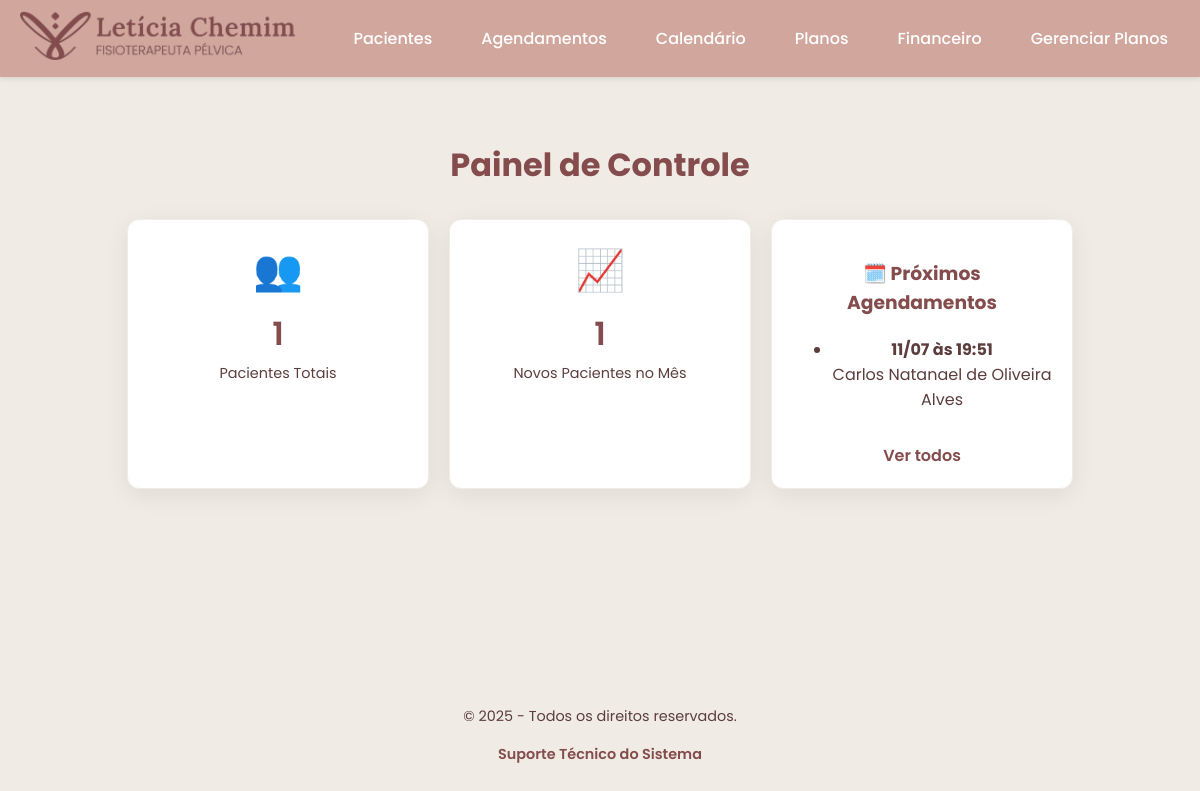
Before: / with the older database file.
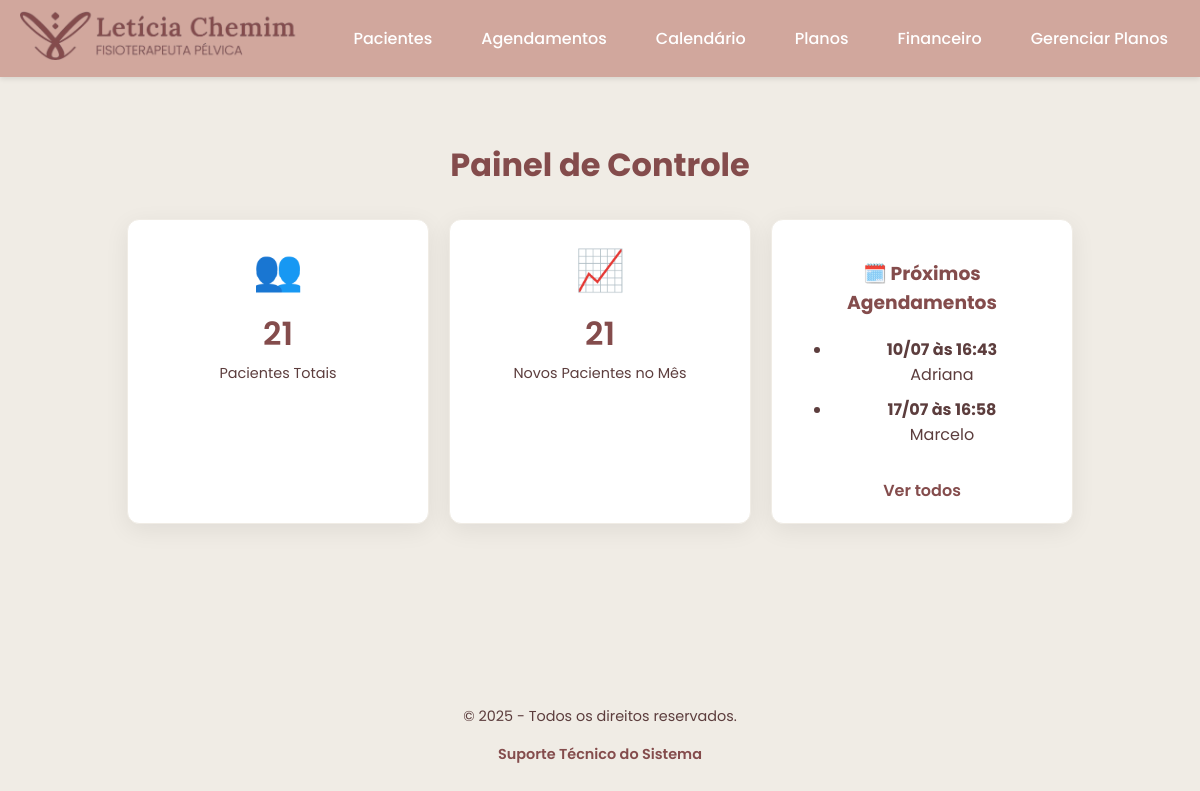
After: the same page with the newer database file.
### tables this page shows
CREATE TABLE agendamentos (
        id INTEGER PRIMARY KEY AUTOINCREMENT,
        paciente_id INTEGER NOT NULL,
        data_hora TEXT NOT NULL,
        status TEXT NOT NULL,
        FOREIGN KEY (paciente_id) REFERENCES pacientes (id) ON DELETE CASCADE
    );

CREATE TABLE pacientes (
        id INTEGER PRIMARY KEY AUTOINCREMENT,
        nome TEXT NOT NULL,
        data_nascimento TEXT NOT NULL,
        email TEXT NOT NULL,
        telefone TEXT NOT NULL,
        endereco TEXT,
        plano_id INTEGER,
        data_cadastro TIMESTAMP DEFAULT CURRENT_TIMESTAMP,
        FOREIGN KEY (plano_id) REFERENCES planos (id)
    );

### app.py (the view)
@app.route('/')
def home():
    db = get_db()
    total_pacientes = db.execute('SELECT COUNT(id) FROM pacientes').fetchone()[0] or 0
    mes_atual = date.today().strftime('%Y-%m')
    novos_pacientes_mes = db.execute("SELECT COUNT(id) FROM pacientes WHERE strftime('%Y-%m', data_cadastro) = ?", (mes_atual,)).fetchone()[0] or 0
    agora = datetime.now().strftime('%Y-%m-%dT%H:%M')
    proximos_agendamentos = db.execute("""
        SELECT a.data_hora, p.nome as paciente_nome FROM agendamentos a
        JOIN pacientes p ON a.paciente_id = p.id
        WHERE a.data_hora >= ? ORDER BY a.data_hora ASC LIMIT 5
    """, (agora,)).fetchall()
    agendamentos_formatados = [dict(ag, data_hora_formatada=datetime.fromisoformat(ag['data_hora']).strftime('%d/%m às %H:%M')) for ag in proximos_agendamentos]
    return render_template('home.html', total_pacientes=total_pacientes, novos_pacientes_mes=novos_pacientes_mes, proximos_agendamentos=agendamentos_formatados)

### app.py (called while the page is built)
@app.context_processor
def inject_year():
    return {'current_year': datetime.now().year}

def get_db():
    db = getattr(g, '_database', None)
    if db is None:
        db = g._database = sqlite3.connect(DATABASE)
        db.row_factory = sqlite3.Row
    return db

@app.teardown_appcontext
def close_connection(exception):
    db = getattr(g, '_database', None)
    if db is not None:
        db.close()

### templates/home.html (shortened to what this page needs)
{% extends "base.html" %}
{% block content %}
<div class="dashboard-container">
    <h1>Painel de Controle</h1>
    <div class="dashboard-menu">
        <div class="menu-card-static">
            <div class="card-icon">👥</div>
            <div class="card-title">{{ total_pacientes }}</div>
            <div class="card-description">Pacientes Totais</div>
        </div>
        <div class="menu-card-static">
            <div class="card-icon">📈</div>
            <div class="card-title">{{ novos_pacientes_mes }}</div>
            <div class="card-description">Novos Pacientes no Mês</div>
        </div>
        <div class="menu-card-dynamic">
            <h3 class="dynamic-card-title">🗓️ Próximos Agendamentos</h3>
            <ul class="appointment-list">
                {% for agendamento in proximos_agendamentos %}
                    <li>
                        <strong>{{ agendamento.data_hora_formatada }}</strong><br>
                        {{ agendamento.paciente_nome }}
                    </li>
                {% else %}
                    <li>Nenhum agendamento próximo.</li>
                {% endfor %}
            </ul>
             <a href="{{ url_for('ver_agendamentos') }}" class="card-link">Ver todos</a>
        </div>
    </div>
</div>
{% endblock %}

Changed rows visible on the page:
changed agendamentos: data_hora_formatada "11/07 às 19:51" → "10/07 às 16:43"; paciente_nome "Carlos Natanael de Oliveira Alves" → "Adriana"
added agendamentos: data_hora_formatada "17/07 às 16:58", paciente_nome "Marcelo"
Other visible differences:
{{ total_pacientes }}: "1" → "21"
{{ novos_pacientes_mes }}: "1" → "21"
